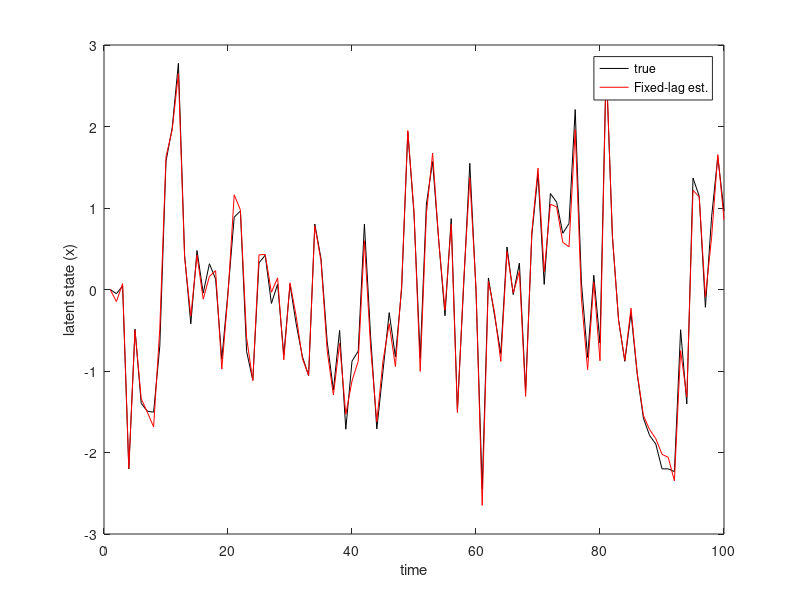

Recreate this plot in MATLAB.
%-------------------------------------------------------------------
% Simple introductionary example to particle filtering
% in a linear Gaussian state space model
%
% Written by: Johan Dahlin, Linköping University, Sweden
%             (johan.dahlin (at) isy.liu.se)
%               
% Date:       2013-03-20
%
%-------------------------------------------------------------------

clear all;

%-------------------------------------------------------------------
% Parameters
%-------------------------------------------------------------------
sys.a=0.5;              % Scale parameter in the process model
sys.c=1;                % Scale parameter in the observation model
sys.sigmav=1.0;         % Standard deviation of the process noise
sys.sigmae=0.1;         % Standard deviation of the measurement noise
sys.T=100;              % Number of time steps
par.N=1000;             % Number of particles
par.fixedlag=10;        % The lag in the smoother 
                        % (optimal MSE if log(sys.T))

%-------------------------------------------------------------------
% Generate data
%-------------------------------------------------------------------
% The system is
% x(t+1) = sys.a * x(t) + v(t),   v~N(0,sys.sigmav^2)
% y(t)   = sys.c * x(t) + e(t),   e~N(0,sys.sigmae^2)
%

% Set initial state
x(1)=0;            

for tt=1:sys.T
   x(tt+1) =sys.a*x(tt)+sys.sigmav*randn; 
   y(tt)   =sys.c*x(tt)+sys.sigmae*randn;
end
x=x(1:sys.T);

%-------------------------------------------------------------------
% Particle filter
%-------------------------------------------------------------------
p(:,1)=zeros(par.N,1);  % Set initial particle states

for tt=1:sys.T
   % Selection (resampling) and mutation (propagation)
   if ~(tt==1)
      a(:,tt)=randsample(par.N,par.N,'true',W(:,tt-1));
      p(:,tt)=sys.a*p(a(:,tt),tt-1)+sys.sigmav*randn(par.N,1);
   end
   
   % Calculate weights 
   w(:,tt)=normpdf(y(tt),sys.c*p(:,tt),sys.sigmae);
   
   % Normalise of weights
   W(:,tt)=w(:,tt)/sum(w(:,tt));
   
   % Calculate state estimate
   xhatPF(tt)=W(:,tt)'*p(:,tt);
end

%-------------------------------------------------------------------
% Fixed-lag smoothing
%-------------------------------------------------------------------

for tt=1:sys.T
   % reconstruct particle trajectory
   atmp=1:par.N;
   for ii=(min(tt+par.fixedlag,sys.T)):-1:(tt+1); atmp=a(atmp,ii); end    

   % calculate the smoothed estimate
   xhatFL(tt)=W(:,min(tt+par.fixedlag,sys.T))'*p(atmp,tt);
end


%-------------------------------------------------------------------
% Plot the true and estimated states
%-------------------------------------------------------------------
plot(1:sys.T,x,'k',1:sys.T,xhatFL,'r');
xlabel('time'); ylabel('latent state (x)');
legend('true','Fixed-lag est.');